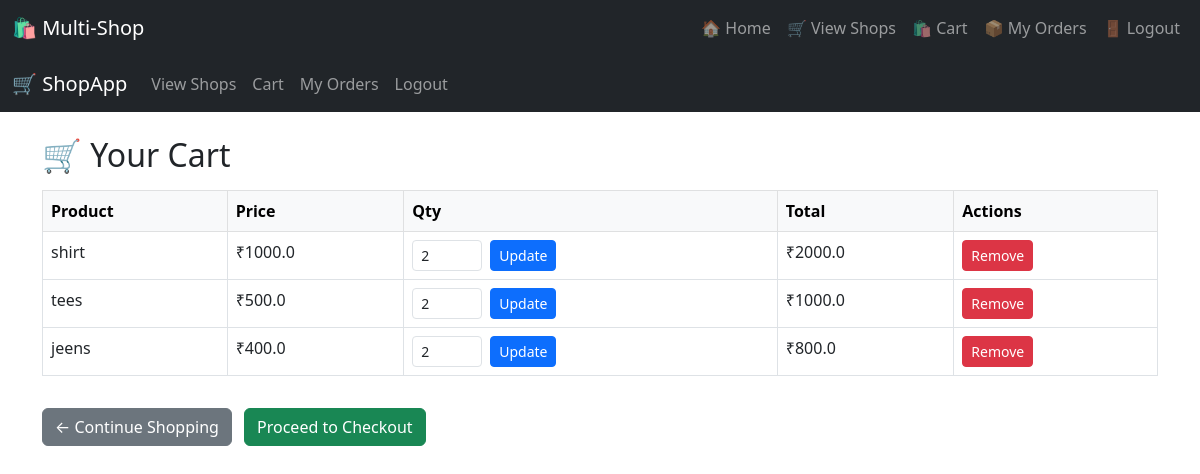
The page /cart (signed in) on the database its author committed.
### tables this page shows
CREATE TABLE cart (
            id INTEGER PRIMARY KEY AUTOINCREMENT,
            customer_id INTEGER,
            product_id INTEGER,
            quantity INTEGER,
            FOREIGN KEY(customer_id) REFERENCES customers(id),
            FOREIGN KEY(product_id) REFERENCES products(id)
        );

CREATE TABLE products (
            id INTEGER PRIMARY KEY AUTOINCREMENT,
            shop_id INTEGER,
            name TEXT NOT NULL,
            price REAL,
            offer TEXT,
            quantity INTEGER,
            image TEXT,
            FOREIGN KEY (shop_id) REFERENCES shops(id)
        );

### app.py (the view)
@app.route('/cart')
def view_cart():
    if 'customer_id' not in session:
        return redirect(url_for('customer_login'))
    customer_id = session['customer_id']
    conn = sqlite3.connect('db.sqlite3')
    c = conn.cursor()
    c.execute('''
        SELECT cart.id, products.name, products.price, cart.quantity, products.image
        FROM cart
        JOIN products ON cart.product_id = products.id
        WHERE cart.customer_id = ?
    ''', (customer_id,))
    cart_items = c.fetchall()
    total = sum(item[2] * item[3] for item in cart_items)
    conn.close()
    return render_template('cart.html', cart_items=cart_items, total=total)

### templates/cart.html (shortened to what this page needs)
<!DOCTYPE html>
<html>
<head>
    <link rel="stylesheet" href="https://cdn.jsdelivr.net/npm/bootstrap@5.3.0/dist/css/bootstrap.min.css">
</head>
<body>
  {% include 'navbar.html' %}
    <nav class="navbar navbar-expand-lg navbar-dark bg-dark">
  <div class="container-fluid">
    <a class="navbar-brand" href="{{ url_for('index') }}">🛒 ShopApp</a>
    <div class="collapse navbar-collapse">
      <ul class="navbar-nav me-auto">
        <li class="nav-item">
          <a class="nav-link" href="{{ url_for('view_shops') }}">View Shops</a>
        </li>
        <li class="nav-item">
          <a class="nav-link" href="{{ url_for('view_cart') }}">Cart</a>
        </li>
        <li class="nav-item">
          <a class="nav-link" href="{{ url_for('customer_orders') }}">My Orders</a>
        </li>
        {% if session.get('customer_id') %}
        <li class="nav-item">
          <a class="nav-link" href="{{ url_for('customer_logout') }}">Logout</a>
        </li>
        {% endif %}
      </ul>
    </div>
  </div>
</nav>
<div class="container mt-4">
    <h2>🛒 Your Cart</h2>
    {% if cart_items %}
        <table class="table table-bordered mt-3">
            <thead class="table-light">
                <tr>
                    <th>Product</th>
                    <th>Price</th>
                    <th>Qty</th>
                    <th>Total</th>
                    <th>Actions</th>
                </tr>
            </thead>
            <tbody>
                {% for item in cart_items %}
                <tr>
                    <td>{{ item[1] }}</td>
                    <td>₹{{ item[2] }}</td>
                    <td>
                        <form method="POST" action="{{ url_for('update_cart', cart_id=item[0]) }}" class="d-flex">
                            <input type="number" name="quantity" value="{{ item[3] }}" min="1" class="form-control form-control-sm me-2" style="width: 70px;">
                            <button type="submit" class="btn btn-sm btn-primary">Update</button>
                        </form>
                    </td>
                    <td>₹{{ item[2] * item[3] }}</td>
                    <td>
                        <form method="POST" action="{{ url_for('remove_cart', cart_id=item[0]) }}">
                            <button type="submit" class="btn btn-sm btn-danger">Remove</button>
                        </form>
                    </td>
                </tr>
                {% endfor %}
            </tbody>
        </table>
    {% else %}
        <p>Your cart is empty.</p>
    {% endif %}
    <a href="{{ url_for('view_shops') }}" class="btn btn-secondary mt-3">← Continue Shopping</a>
    {% if cart_items %}
        <a href="{{ url_for('checkout') }}" class="btn btn-success mt-3 ms-2">Proceed to Checkout</a>
    {% endif %}
  </div>
</body>
</html>

### rows shown on the page
cart: name "shirt", price "1000.0", quantity "2", item[2]*item[3] "2000.0"
cart: name "tees", price "500.0", quantity "2", item[2]*item[3] "1000.0"
cart: name "jeens", price "400.0", quantity "2", item[2]*item[3] "800.0"
